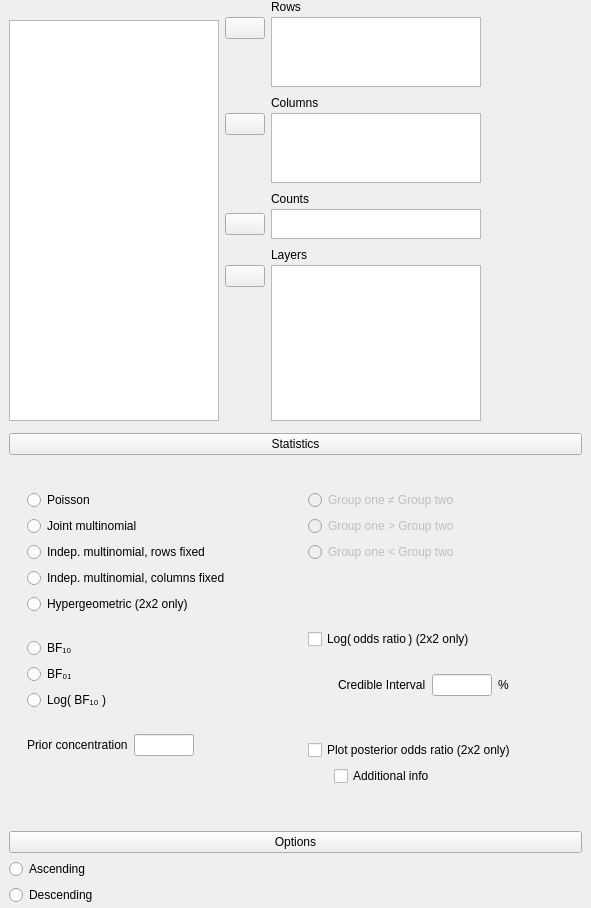
<?xml version="1.0" encoding="UTF-8"?>
<ui version="4.0">
 <class>CrosstabsBayesianForm</class>
 <widget class="QWidget" name="CrosstabsBayesianForm">
  <property name="geometry">
   <rect>
    <x>0</x>
    <y>0</y>
    <width>585</width>
    <height>908</height>
   </rect>
  </property>
  <property name="windowTitle">
   <string>Form</string>
  </property>
  <layout class="QGridLayout" name="gridLayout_19">
   <property name="leftMargin">
    <number>0</number>
   </property>
   <property name="topMargin">
    <number>0</number>
   </property>
   <property name="rightMargin">
    <number>0</number>
   </property>
   <property name="bottomMargin">
    <number>0</number>
   </property>
   <property name="verticalSpacing">
    <number>0</number>
   </property>
   <item row="3" column="0" colspan="2">
    <widget class="QWidget" name="groupOptions" native="true">
     <layout class="QGridLayout" name="gridLayout_18">
      <property name="topMargin">
       <number>3</number>
      </property>
      <property name="bottomMargin">
       <number>3</number>
      </property>
      <item row="0" column="0" colspan="2">
       <widget class="ExpanderButton" name="pushButton_3">
        <property name="text">
         <string>Options</string>
        </property>
       </widget>
      </item>
      <item row="1" column="0">
       <widget class="BoundGroupBox" name="rowOrder" native="true">
        <layout class="QGridLayout" name="gridLayout_21">
         <property name="leftMargin">
          <number>0</number>
         </property>
         <property name="topMargin">
          <number>0</number>
         </property>
         <property name="rightMargin">
          <number>0</number>
         </property>
         <property name="bottomMargin">
          <number>0</number>
         </property>
         <item row="0" column="0">
          <widget class="QRadioButton" name="ascending">
           <property name="text">
            <string>Ascending</string>
           </property>
          </widget>
         </item>
         <item row="1" column="0">
          <widget class="QRadioButton" name="descending">
           <property name="text">
            <string>Descending</string>
           </property>
          </widget>
         </item>
        </layout>
       </widget>
      </item>
     </layout>
    </widget>
   </item>
   <item row="2" column="0" colspan="2">
    <widget class="QWidget" name="groupStatistics" native="true">
     <layout class="QGridLayout" name="gridLayout_16">
      <property name="topMargin">
       <number>3</number>
      </property>
      <property name="bottomMargin">
       <number>3</number>
      </property>
      <property name="verticalSpacing">
       <number>0</number>
      </property>
      <item row="3" column="0" rowspan="2" colspan="3">
       <widget class="QWidget" name="panelStatistics" native="true">
        <layout class="QGridLayout" name="gridLayout_12">
         <property name="topMargin">
          <number>18</number>
         </property>
         <property name="verticalSpacing">
          <number>6</number>
         </property>
         <item row="0" column="0" colspan="2">
          <widget class="BoundGroupBox" name="samplingModel" native="true">
           <property name="title" stdset="0">
            <string>Sampling</string>
           </property>
           <layout class="QGridLayout" name="gridLayout_13">
            <item row="4" column="0">
             <widget class="QRadioButton" name="_5Hypergeometric">
              <property name="text">
               <string>Hypergeometric (2x2 only)</string>
              </property>
             </widget>
            </item>
            <item row="2" column="0">
             <widget class="QRadioButton" name="_3IndependentRowsFixed">
              <property name="text">
               <string>Indep. multinomial, rows fixed</string>
              </property>
             </widget>
            </item>
            <item row="3" column="0">
             <widget class="QRadioButton" name="_4IndependentColumnsFixed">
              <property name="text">
               <string>Indep. multinomial, columns fixed</string>
              </property>
             </widget>
            </item>
            <item row="0" column="0">
             <widget class="QRadioButton" name="_1Poisson">
              <property name="text">
               <string>Poisson</string>
              </property>
             </widget>
            </item>
            <item row="1" column="0">
             <widget class="QRadioButton" name="_2Multinomial">
              <property name="text">
               <string>Joint multinomial</string>
              </property>
             </widget>
            </item>
           </layout>
          </widget>
         </item>
         <item row="0" column="2" colspan="2">
          <widget class="BoundGroupBox" name="hypothesis" native="true">
           <property name="enabled">
            <bool>false</bool>
           </property>
           <property name="title" stdset="0">
            <string>Hypothesis</string>
           </property>
           <layout class="QGridLayout" name="gridLayout_11">
            <property name="bottomMargin">
             <number>0</number>
            </property>
            <item row="2" column="0">
             <widget class="QRadioButton" name="_3oneTailedLessThan">
              <property name="text">
               <string>Group one &lt; Group two</string>
              </property>
             </widget>
            </item>
            <item row="0" column="0">
             <widget class="QRadioButton" name="_1twoTailed">
              <property name="text">
               <string>Group one ≠ Group two</string>
              </property>
             </widget>
            </item>
            <item row="1" column="0">
             <widget class="QRadioButton" name="_2oneTailedGreaterThan">
              <property name="text">
               <string>Group one &gt; Group two</string>
              </property>
             </widget>
            </item>
            <item row="3" column="0">
             <spacer name="verticalSpacer_4">
              <property name="orientation">
               <enum>Qt::Vertical</enum>
              </property>
              <property name="sizeHint" stdset="0">
               <size>
                <width>20</width>
                <height>40</height>
               </size>
              </property>
             </spacer>
            </item>
           </layout>
          </widget>
         </item>
         <item row="1" column="0" colspan="2">
          <widget class="BoundGroupBox" name="bayesFactorType" native="true">
           <property name="title" stdset="0">
            <string>Bayes factor</string>
           </property>
           <layout class="QGridLayout" name="gridLayout_5">
            <item row="1" column="0">
             <widget class="QRadioButton" name="_2BF01">
              <property name="text">
               <string>BF₀₁</string>
              </property>
             </widget>
            </item>
            <item row="0" column="0">
             <widget class="QRadioButton" name="_1BF10">
              <property name="text">
               <string>BF₁₀</string>
              </property>
             </widget>
            </item>
            <item row="2" column="0">
             <widget class="QRadioButton" name="_3LBF10">
              <property name="text">
               <string>Log( BF₁₀ )</string>
              </property>
             </widget>
            </item>
           </layout>
          </widget>
         </item>
         <item row="2" column="0" rowspan="2" colspan="2">
          <widget class="QWidget" name="widget_16" native="true">
           <layout class="QGridLayout" name="gridLayout_10">
            <item row="0" column="0">
             <widget class="QLabel" name="label_7">
              <property name="text">
               <string>Prior concentration</string>
              </property>
             </widget>
            </item>
            <item row="0" column="1">
             <widget class="BoundTextBox" name="priorConcentration">
              <property name="maximumSize">
               <size>
                <width>60</width>
                <height>16777215</height>
               </size>
              </property>
             </widget>
            </item>
            <item row="0" column="2">
             <spacer name="horizontalSpacer">
              <property name="orientation">
               <enum>Qt::Horizontal</enum>
              </property>
              <property name="sizeHint" stdset="0">
               <size>
                <width>40</width>
                <height>20</height>
               </size>
              </property>
             </spacer>
            </item>
            <item row="1" column="1">
             <spacer name="verticalSpacer_6">
              <property name="orientation">
               <enum>Qt::Vertical</enum>
              </property>
              <property name="sizeHint" stdset="0">
               <size>
                <width>20</width>
                <height>40</height>
               </size>
              </property>
             </spacer>
            </item>
           </layout>
          </widget>
         </item>
         <item row="1" column="2" rowspan="2" colspan="2">
          <widget class="QWidget" name="groupOddsRatio" native="true">
           <layout class="QGridLayout" name="gridLayout_15">
            <property name="topMargin">
             <number>0</number>
            </property>
            <item row="2" column="1">
             <widget class="QWidget" name="oddsRatioCredibleIntervalContainer" native="true">
              <layout class="QGridLayout" name="gridLayout_22">
               <property name="leftMargin">
                <number>24</number>
               </property>
               <property name="topMargin">
                <number>0</number>
               </property>
               <property name="bottomMargin">
                <number>0</number>
               </property>
               <item row="0" column="0">
                <widget class="QLabel" name="label_5">
                 <property name="text">
                  <string>Credible Interval</string>
                 </property>
                </widget>
               </item>
               <item row="0" column="1">
                <widget class="BoundTextBox" name="oddsRatioCredibleIntervalInterval">
                 <property name="maximumSize">
                  <size>
                   <width>60</width>
                   <height>16777215</height>
                  </size>
                 </property>
                </widget>
               </item>
               <item row="0" column="2">
                <widget class="QLabel" name="label_6">
                 <property name="text">
                  <string>%</string>
                 </property>
                </widget>
               </item>
              </layout>
             </widget>
            </item>
            <item row="1" column="0" colspan="2">
             <widget class="BoundCheckBox" name="oddsRatio">
              <property name="text">
               <string>Log( odds ratio ) (2x2 only)</string>
              </property>
             </widget>
            </item>
           </layout>
          </widget>
         </item>
         <item row="3" column="2" colspan="2">
          <widget class="QWidget" name="groupPlotPosterior" native="true">
           <layout class="QGridLayout" name="gridLayout_14">
            <item row="1" column="0">
             <widget class="QWidget" name="widget_12" native="true">
              <property name="maximumSize">
               <size>
                <width>20</width>
                <height>16777215</height>
               </size>
              </property>
             </widget>
            </item>
            <item row="0" column="0" colspan="2">
             <widget class="BoundCheckBox" name="plotPosteriorOddsRatio">
              <property name="text">
               <string>Plot posterior odds ratio (2x2 only)</string>
              </property>
             </widget>
            </item>
            <item row="1" column="1">
             <widget class="BoundCheckBox" name="plotPosteriorOddsRatioAdditionalInfo">
              <property name="text">
               <string>Additional info</string>
              </property>
             </widget>
            </item>
            <item row="2" column="1">
             <spacer name="verticalSpacer_5">
              <property name="orientation">
               <enum>Qt::Vertical</enum>
              </property>
              <property name="sizeHint" stdset="0">
               <size>
                <width>20</width>
                <height>40</height>
               </size>
              </property>
             </spacer>
            </item>
           </layout>
          </widget>
         </item>
        </layout>
       </widget>
      </item>
      <item row="2" column="0" colspan="2">
       <widget class="QWidget" name="widget_14" native="true">
        <property name="minimumSize">
         <size>
          <width>0</width>
          <height>8</height>
         </size>
        </property>
       </widget>
      </item>
      <item row="1" column="0" colspan="3">
       <widget class="ExpanderButton" name="pushButton">
        <property name="minimumSize">
         <size>
          <width>573</width>
          <height>0</height>
         </size>
        </property>
        <property name="text">
         <string>Statistics</string>
        </property>
       </widget>
      </item>
     </layout>
    </widget>
   </item>
   <item row="0" column="1" rowspan="2">
    <widget class="QWidget" name="widget_4" native="true">
     <property name="minimumSize">
      <size>
       <width>80</width>
       <height>0</height>
      </size>
     </property>
    </widget>
   </item>
   <item row="0" column="0">
    <widget class="QWidget" name="widget_3" native="true">
     <property name="minimumSize">
      <size>
       <width>0</width>
       <height>420</height>
      </size>
     </property>
     <property name="maximumSize">
      <size>
       <width>16777215</width>
       <height>450</height>
      </size>
     </property>
     <layout class="QGridLayout" name="gridLayout_4">
      <property name="topMargin">
       <number>0</number>
      </property>
      <property name="verticalSpacing">
       <number>0</number>
      </property>
      <item row="0" column="1" rowspan="3">
       <widget class="QWidget" name="widget_5" native="true">
        <property name="sizePolicy">
         <sizepolicy hsizetype="Preferred" vsizetype="Preferred">
          <horstretch>0</horstretch>
          <verstretch>0</verstretch>
         </sizepolicy>
        </property>
        <property name="maximumSize">
         <size>
          <width>16777215</width>
          <height>100</height>
         </size>
        </property>
        <layout class="QGridLayout" name="gridLayout_2">
         <property name="leftMargin">
          <number>0</number>
         </property>
         <property name="topMargin">
          <number>0</number>
         </property>
         <property name="rightMargin">
          <number>0</number>
         </property>
         <property name="verticalSpacing">
          <number>3</number>
         </property>
         <item row="1" column="0">
          <widget class="AssignButton" name="buttonAssignRows">
           <property name="maximumSize">
            <size>
             <width>50</width>
             <height>16777215</height>
            </size>
           </property>
           <property name="text">
            <string/>
           </property>
          </widget>
         </item>
         <item row="2" column="0">
          <spacer name="verticalSpacer_2">
           <property name="orientation">
            <enum>Qt::Vertical</enum>
           </property>
           <property name="sizeHint" stdset="0">
            <size>
             <width>20</width>
             <height>84</height>
            </size>
           </property>
          </spacer>
         </item>
         <item row="1" column="1" rowspan="2">
          <widget class="BoundListView" name="rows">
           <property name="sizePolicy">
            <sizepolicy hsizetype="Maximum" vsizetype="Expanding">
             <horstretch>0</horstretch>
             <verstretch>0</verstretch>
            </sizepolicy>
           </property>
           <property name="maximumSize">
            <size>
             <width>210</width>
             <height>16777215</height>
            </size>
           </property>
           <property name="selectionMode">
            <enum>QAbstractItemView::ExtendedSelection</enum>
           </property>
          </widget>
         </item>
         <item row="0" column="0">
          <widget class="QWidget" name="widget_8" native="true"/>
         </item>
         <item row="0" column="1">
          <widget class="QLabel" name="label_2">
           <property name="text">
            <string>Rows</string>
           </property>
          </widget>
         </item>
        </layout>
       </widget>
      </item>
      <item row="5" column="1">
       <widget class="QWidget" name="widget_6" native="true">
        <property name="sizePolicy">
         <sizepolicy hsizetype="Preferred" vsizetype="Preferred">
          <horstretch>0</horstretch>
          <verstretch>0</verstretch>
         </sizepolicy>
        </property>
        <layout class="QGridLayout" name="gridLayout_3">
         <property name="leftMargin">
          <number>0</number>
         </property>
         <property name="topMargin">
          <number>0</number>
         </property>
         <property name="rightMargin">
          <number>0</number>
         </property>
         <property name="bottomMargin">
          <number>0</number>
         </property>
         <property name="verticalSpacing">
          <number>3</number>
         </property>
         <item row="0" column="0">
          <widget class="QWidget" name="widget_10" native="true"/>
         </item>
         <item row="1" column="0">
          <widget class="AssignButton" name="buttonAssignLayers">
           <property name="maximumSize">
            <size>
             <width>50</width>
             <height>16777215</height>
            </size>
           </property>
           <property name="text">
            <string/>
           </property>
          </widget>
         </item>
         <item row="2" column="0">
          <spacer name="verticalSpacer_3">
           <property name="orientation">
            <enum>Qt::Vertical</enum>
           </property>
           <property name="sizeHint" stdset="0">
            <size>
             <width>20</width>
             <height>84</height>
            </size>
           </property>
          </spacer>
         </item>
         <item row="0" column="1">
          <widget class="QLabel" name="label_4">
           <property name="text">
            <string>Layers</string>
           </property>
          </widget>
         </item>
         <item row="1" column="1" rowspan="2">
          <widget class="BoundListView" name="layers">
           <property name="sizePolicy">
            <sizepolicy hsizetype="Maximum" vsizetype="Expanding">
             <horstretch>0</horstretch>
             <verstretch>0</verstretch>
            </sizepolicy>
           </property>
           <property name="minimumSize">
            <size>
             <width>0</width>
             <height>80</height>
            </size>
           </property>
           <property name="maximumSize">
            <size>
             <width>210</width>
             <height>16777215</height>
            </size>
           </property>
           <property name="selectionMode">
            <enum>QAbstractItemView::ExtendedSelection</enum>
           </property>
          </widget>
         </item>
        </layout>
       </widget>
      </item>
      <item row="3" column="1">
       <widget class="QWidget" name="widget" native="true">
        <property name="sizePolicy">
         <sizepolicy hsizetype="Preferred" vsizetype="Preferred">
          <horstretch>0</horstretch>
          <verstretch>0</verstretch>
         </sizepolicy>
        </property>
        <property name="maximumSize">
         <size>
          <width>16777215</width>
          <height>100</height>
         </size>
        </property>
        <layout class="QGridLayout" name="gridLayout">
         <property name="leftMargin">
          <number>0</number>
         </property>
         <property name="topMargin">
          <number>0</number>
         </property>
         <property name="rightMargin">
          <number>0</number>
         </property>
         <property name="verticalSpacing">
          <number>3</number>
         </property>
         <item row="0" column="0">
          <widget class="QWidget" name="widget_9" native="true"/>
         </item>
         <item row="1" column="0">
          <widget class="AssignButton" name="buttonAssignColumns">
           <property name="maximumSize">
            <size>
             <width>50</width>
             <height>16777215</height>
            </size>
           </property>
           <property name="text">
            <string/>
           </property>
          </widget>
         </item>
         <item row="2" column="0">
          <spacer name="verticalSpacer">
           <property name="orientation">
            <enum>Qt::Vertical</enum>
           </property>
           <property name="sizeHint" stdset="0">
            <size>
             <width>20</width>
             <height>84</height>
            </size>
           </property>
          </spacer>
         </item>
         <item row="1" column="1" rowspan="2">
          <widget class="BoundListView" name="columns">
           <property name="sizePolicy">
            <sizepolicy hsizetype="Maximum" vsizetype="Expanding">
             <horstretch>0</horstretch>
             <verstretch>0</verstretch>
            </sizepolicy>
           </property>
           <property name="maximumSize">
            <size>
             <width>210</width>
             <height>16777215</height>
            </size>
           </property>
           <property name="selectionMode">
            <enum>QAbstractItemView::ExtendedSelection</enum>
           </property>
          </widget>
         </item>
         <item row="0" column="1">
          <widget class="QLabel" name="label_3">
           <property name="text">
            <string>Columns</string>
           </property>
          </widget>
         </item>
        </layout>
       </widget>
      </item>
      <item row="0" column="0">
       <widget class="QWidget" name="widget_2" native="true">
        <property name="maximumSize">
         <size>
          <width>16777215</width>
          <height>20</height>
         </size>
        </property>
       </widget>
      </item>
      <item row="4" column="1">
       <widget class="QWidget" name="widget_7" native="true">
        <layout class="QGridLayout" name="gridLayout_20">
         <property name="leftMargin">
          <number>0</number>
         </property>
         <property name="topMargin">
          <number>0</number>
         </property>
         <property name="rightMargin">
          <number>0</number>
         </property>
         <property name="verticalSpacing">
          <number>3</number>
         </property>
         <item row="1" column="0" rowspan="2" colspan="2">
          <widget class="AssignButton" name="buttonAssignCounts">
           <property name="maximumSize">
            <size>
             <width>50</width>
             <height>16777215</height>
            </size>
           </property>
           <property name="text">
            <string/>
           </property>
          </widget>
         </item>
         <item row="0" column="2" colspan="2">
          <widget class="QLabel" name="label">
           <property name="text">
            <string>Counts</string>
           </property>
          </widget>
         </item>
         <item row="0" column="0" colspan="2">
          <widget class="QWidget" name="widget_11" native="true"/>
         </item>
         <item row="1" column="2" rowspan="2" colspan="2">
          <widget class="BoundListView" name="counts">
           <property name="sizePolicy">
            <sizepolicy hsizetype="Maximum" vsizetype="Expanding">
             <horstretch>0</horstretch>
             <verstretch>0</verstretch>
            </sizepolicy>
           </property>
           <property name="maximumSize">
            <size>
             <width>210</width>
             <height>30</height>
            </size>
           </property>
           <property name="selectionMode">
            <enum>QAbstractItemView::ExtendedSelection</enum>
           </property>
          </widget>
         </item>
        </layout>
       </widget>
      </item>
      <item row="1" column="0" rowspan="5">
       <widget class="AvailableFieldsListView" name="listAvailableFields">
        <property name="sizePolicy">
         <sizepolicy hsizetype="Fixed" vsizetype="Expanding">
          <horstretch>0</horstretch>
          <verstretch>0</verstretch>
         </sizepolicy>
        </property>
        <property name="maximumSize">
         <size>
          <width>210</width>
          <height>16777215</height>
         </size>
        </property>
        <property name="selectionMode">
         <enum>QAbstractItemView::ExtendedSelection</enum>
        </property>
       </widget>
      </item>
     </layout>
    </widget>
   </item>
  </layout>
 </widget>
 <customwidgets>
  <customwidget>
   <class>AssignButton</class>
   <extends>QPushButton</extends>
   <header>widgets/assignbutton.h</header>
  </customwidget>
  <customwidget>
   <class>AvailableFieldsListView</class>
   <extends>QListView</extends>
   <header>widgets/availablefieldslistview.h</header>
  </customwidget>
  <customwidget>
   <class>BoundListView</class>
   <extends>QListView</extends>
   <header>widgets/boundlistview.h</header>
  </customwidget>
  <customwidget>
   <class>BoundCheckBox</class>
   <extends>QCheckBox</extends>
   <header>widgets/boundcheckbox.h</header>
  </customwidget>
  <customwidget>
   <class>BoundTextBox</class>
   <extends>QLineEdit</extends>
   <header>widgets/boundtextbox.h</header>
  </customwidget>
  <customwidget>
   <class>BoundGroupBox</class>
   <extends>QWidget</extends>
   <header>widgets/boundgroupbox.h</header>
   <container>1</container>
  </customwidget>
  <customwidget>
   <class>ExpanderButton</class>
   <extends>QPushButton</extends>
   <header>widgets/expanderbutton.h</header>
  </customwidget>
 </customwidgets>
 <resources/>
 <connections>
  <connection>
   <sender>_1Poisson</sender>
   <signal>clicked()</signal>
   <receiver>CrosstabsBayesianForm</receiver>
   <slot>independentMultinomialToggledOff()</slot>
   <hints>
    <hint type="sourcelabel">
     <x>152</x>
     <y>497</y>
    </hint>
    <hint type="destinationlabel">
     <x>292</x>
     <y>453</y>
    </hint>
   </hints>
  </connection>
  <connection>
   <sender>_2Multinomial</sender>
   <signal>clicked()</signal>
   <receiver>CrosstabsBayesianForm</receiver>
   <slot>independentMultinomialToggledOff()</slot>
   <hints>
    <hint type="sourcelabel">
     <x>152</x>
     <y>516</y>
    </hint>
    <hint type="destinationlabel">
     <x>292</x>
     <y>453</y>
    </hint>
   </hints>
  </connection>
  <connection>
   <sender>_3IndependentRowsFixed</sender>
   <signal>clicked()</signal>
   <receiver>CrosstabsBayesianForm</receiver>
   <slot>independentMultinomialToggledOn()</slot>
   <hints>
    <hint type="sourcelabel">
     <x>152</x>
     <y>535</y>
    </hint>
    <hint type="destinationlabel">
     <x>292</x>
     <y>453</y>
    </hint>
   </hints>
  </connection>
  <connection>
   <sender>_4IndependentColumnsFixed</sender>
   <signal>clicked()</signal>
   <receiver>CrosstabsBayesianForm</receiver>
   <slot>independentMultinomialToggledOn()</slot>
   <hints>
    <hint type="sourcelabel">
     <x>152</x>
     <y>554</y>
    </hint>
    <hint type="destinationlabel">
     <x>292</x>
     <y>453</y>
    </hint>
   </hints>
  </connection>
  <connection>
   <sender>_5Hypergeometric</sender>
   <signal>clicked()</signal>
   <receiver>CrosstabsBayesianForm</receiver>
   <slot>independentMultinomialToggledOff()</slot>
   <hints>
    <hint type="sourcelabel">
     <x>152</x>
     <y>573</y>
    </hint>
    <hint type="destinationlabel">
     <x>292</x>
     <y>453</y>
    </hint>
   </hints>
  </connection>
 </connections>
 <slots>
  <slot>independentMultinomialToggledOff()</slot>
  <slot>independentMultinomialToggledOn()</slot>
 </slots>
</ui>
